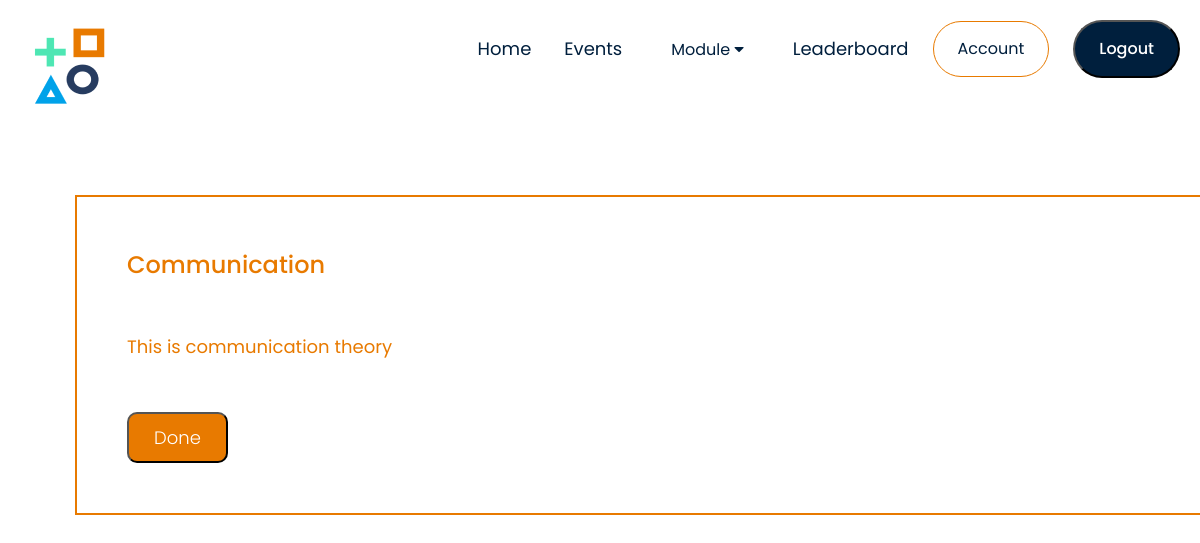
The page /Event/Public/challenges_1.php?skill=communication (signed in) on the database its author committed.
### tables this page shows
CREATE TABLE `soft_skills` (
  `id` int(11) NOT NULL,
  `name` varchar(255) NOT NULL,
  `description` text NOT NULL,
  `badge_path` varchar(255) NOT NULL,
  `image_path` varchar(255) NOT NULL,
  `c1_description` text DEFAULT NULL,
  `question_1` text DEFAULT NULL,
  `option_1_A` varchar(255) DEFAULT NULL,
  `option_1_B` varchar(255) DEFAULT NULL,
  `option_1_C` varchar(255) DEFAULT NULL,
  `option_1_D` varchar(255) DEFAULT NULL,
  `correct_answer_1` varchar(255) DEFAULT NULL,
  `question_2` text DEFAULT NULL,
  `option_2_A` varchar(255) DEFAULT NULL,
  `option_2_B` varchar(255) DEFAULT NULL,
  `option_2_C` varchar(255) DEFAULT NULL,
  `option_2_D` varchar(255) DEFAULT NULL,
  `correct_answer_2` varchar(255) DEFAULT NULL,
  `question_3` text DEFAULT NULL,
  `option_3_A` varchar(255) DEFAULT NULL,
  `option_3_B` varchar(255) DEFAULT NULL,
  `option_3_C` varchar(255) DEFAULT NULL,
  `option_3_D` varchar(255) DEFAULT NULL,
  `correct_answer_3` varchar(255) DEFAULT NULL
);

### Event/Public/logic_controller.php (called while the page is built, shortened)
<?php
function getSoftSkillData($conn, $skill) {
    $query = "SELECT * FROM soft_skills WHERE name = ?";
    $stmt = $conn->prepare($query);
    $stmt->bind_param("s", $skill);
    $stmt->execute();
    $result = $stmt->get_result();
    if ($result->num_rows > 0) {
        $data = $result->fetch_assoc();
        return $data;
    } else {
        $stmt->close();
        return null;
    }
}
?>

### Event/Public/challenges_1.php (the view, shortened to what this page needs)
<?php
require_once('db_connect.php');
require_once('Part/header.php');
require_once('logic_controller.php');
$skill = $_GET['skill'];
$data = getSoftSkillData($conn, $skill);
$disable_button = false;
?>
<!DOCTYPE html>
<html lang="en">
<head>
    <link rel="stylesheet" href="public.css">
    <link rel="stylesheet" href="https://stackpath.bootstrapcdn.com/font-awesome/4.7.0/css/font-awesome.min.css">
</head>
<body>
    <div class="container">
        <div class="box-container">
            <h3><?php echo $data['name']; ?></h3>
            <p><?php echo $data['c1_description']; ?></p>
                <form method="post">
                    <?php if ($disable_button): ?>
                        <a href="challenges_2.php?skill=<?php echo $skill; ?>"><button class ="button" type="button">Next Challenge</button></a>
                    <?php else: ?>
                        <button class ="button" type="submit" name="done">Done</button>
                    <?php endif; ?>
                </form>
        </div>
    </div>
</body>
</html>

### Event/Public/public.css (style rules this page uses)
* { margin: 0; padding: 0; box-sizing: border-box; }
body { font-family: 'Poppins', sans-serif; }
p { color: #555; }
.container { max-width: 1300px; margin: auto; padding: 25px; }
.box-container { width: 100%; height: auto; background: white; border: 2px #E87A00 solid; padding:50px; position: relative; margin: 50px; justify-content: space-between; }
.box-container h3 { margin-bottom: 50px; color: #E87A00; font-size: 24px; font-family: 'Poppins', sans-serif; font-weight: 500; }
.box-container p { color: #E87A00; font-size: 18px; font-weight: 400; line-height: 30px; margin-bottom:25px; }
.box-container .button { font-family: 'Poppins', sans-serif; font-size: 18px; font-weight:300; background-color: #E87A00; color: #fff; padding: 10px 25px 10px 25px; margin-top: 25px; border-radius: 10px; }

### rows shown on the page
soft_skills: name "Communication", c1_description "This is communication theory"
